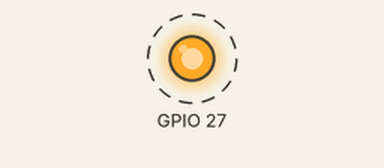
This program was run on a simulated Raspberry Pi (BCM pin numbers). On the bench: output pins drawn as LEDs (lit = HIGH). Dashed ring = blinking.

Above: at 0.2 s.
Timing chart, 0 to 3.0 s (numbered marks = the images above):
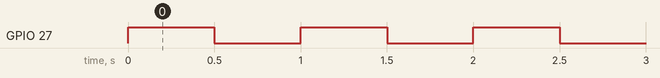

Measured:
- by itself, GPIO 27: alternates HIGH for 0.50 s and LOW for 0.50 s

The program:

pin1test.py
```python
import RPi.GPIO as GPIO
from time import sleep


#pin 23 has a pull down resistor
#pin 24 has a pull up   resistor
GPIO.setmode(GPIO.BCM)
GPIO.setwarnings(False)
GPIO.setup(27,GPIO.OUT)

def toggle_a_single_pin_1hz():
    GPIO.output(27, GPIO.HIGH)
    sleep(.5)
    GPIO.output(27, GPIO.LOW)
    sleep(.5)

def main():
    while(True):
        toggle_a_single_pin_1hz()

if __name__ == '__main__':
    main()
```
